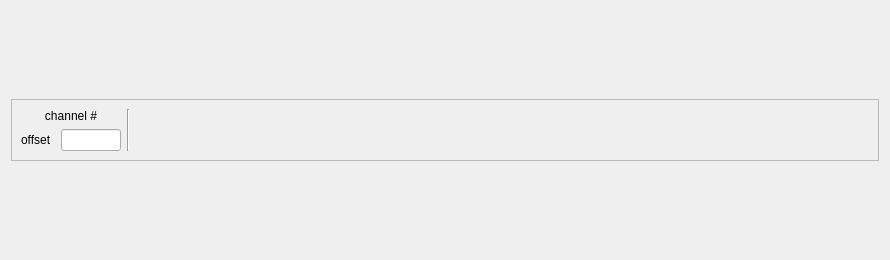
<?xml version="1.0" encoding="UTF-8"?>
<ui version="4.0">
 <class>Form</class>
 <widget class="QWidget" name="Form">
  <property name="geometry">
   <rect>
    <x>0</x>
    <y>0</y>
    <width>890</width>
    <height>260</height>
   </rect>
  </property>
  <property name="sizePolicy">
   <sizepolicy hsizetype="Preferred" vsizetype="Minimum">
    <horstretch>0</horstretch>
    <verstretch>0</verstretch>
   </sizepolicy>
  </property>
  <property name="minimumSize">
   <size>
    <width>0</width>
    <height>120</height>
   </size>
  </property>
  <property name="windowTitle">
   <string>Form</string>
  </property>
  <layout class="QHBoxLayout" name="horizontalLayout">
   <item>
    <widget class="QFrame" name="frame">
     <property name="sizePolicy">
      <sizepolicy hsizetype="Preferred" vsizetype="Fixed">
       <horstretch>0</horstretch>
       <verstretch>0</verstretch>
      </sizepolicy>
     </property>
     <property name="frameShape">
      <enum>QFrame::StyledPanel</enum>
     </property>
     <property name="frameShadow">
      <enum>QFrame::Raised</enum>
     </property>
     <layout class="QHBoxLayout" name="horizontalLayout_2">
      <item>
       <layout class="QVBoxLayout" name="verticalLayout">
        <property name="rightMargin">
         <number>0</number>
        </property>
        <item>
         <widget class="QLabel" name="track_label">
          <property name="sizePolicy">
           <sizepolicy hsizetype="Preferred" vsizetype="Preferred">
            <horstretch>0</horstretch>
            <verstretch>0</verstretch>
           </sizepolicy>
          </property>
          <property name="minimumSize">
           <size>
            <width>100</width>
            <height>0</height>
           </size>
          </property>
          <property name="frameShape">
           <enum>QFrame::NoFrame</enum>
          </property>
          <property name="frameShadow">
           <enum>QFrame::Plain</enum>
          </property>
          <property name="text">
           <string>channel #</string>
          </property>
          <property name="alignment">
           <set>Qt::AlignCenter</set>
          </property>
          <property name="margin">
           <number>0</number>
          </property>
         </widget>
        </item>
        <item>
         <layout class="QHBoxLayout" name="horizontalLayout_3">
          <item>
           <widget class="QLabel" name="label">
            <property name="text">
             <string>offset</string>
            </property>
           </widget>
          </item>
          <item>
           <widget class="QLineEdit" name="lineEdit">
            <property name="enabled">
             <bool>true</bool>
            </property>
            <property name="sizePolicy">
             <sizepolicy hsizetype="Minimum" vsizetype="Fixed">
              <horstretch>0</horstretch>
              <verstretch>0</verstretch>
             </sizepolicy>
            </property>
            <property name="minimumSize">
             <size>
              <width>0</width>
              <height>0</height>
             </size>
            </property>
            <property name="maximumSize">
             <size>
              <width>60</width>
              <height>16777215</height>
             </size>
            </property>
            <property name="frame">
             <bool>true</bool>
            </property>
           </widget>
          </item>
         </layout>
        </item>
       </layout>
      </item>
      <item>
       <widget class="Line" name="line">
        <property name="orientation">
         <enum>Qt::Vertical</enum>
        </property>
       </widget>
      </item>
      <item>
       <layout class="QHBoxLayout" name="track_container"/>
      </item>
      <item>
       <spacer name="horizontalSpacer">
        <property name="orientation">
         <enum>Qt::Horizontal</enum>
        </property>
        <property name="sizeHint" stdset="0">
         <size>
          <width>40</width>
          <height>20</height>
         </size>
        </property>
       </spacer>
      </item>
     </layout>
    </widget>
   </item>
  </layout>
 </widget>
 <resources/>
 <connections/>
</ui>
